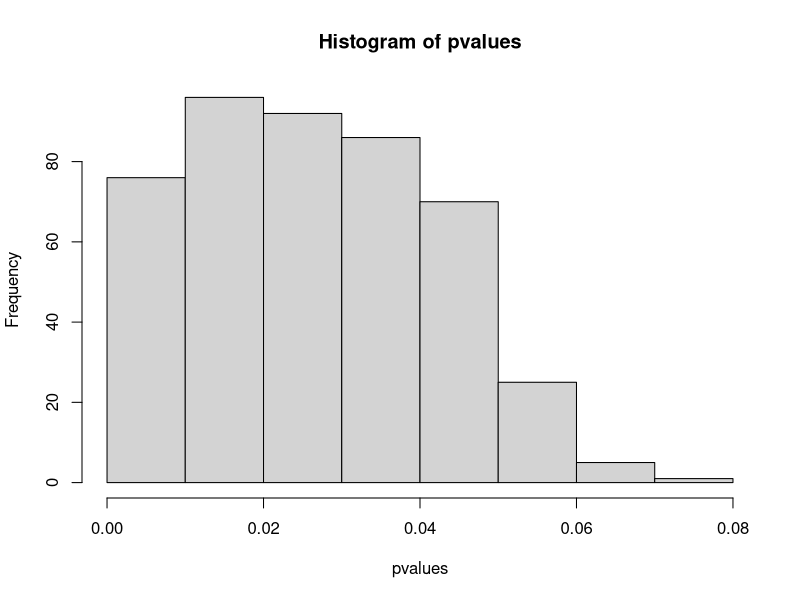

R code for this plot: (Note: this script raises an error after producing the figure.)
# Q2

# Q2a

generate_data <- function(n, p) {
  covariates <- matrix(data = rnorm(n = (n * p), mean = 0, sd = 1), nrow = n, ncol = p)
  responses <- as.vector(rnorm(n = n, mean = 0, sd = 1))
  return(list(covariates = covariates, responses = responses))
}

# Q2b

model_select <- function(covariates, responses, cutoff) {
  reg_m <- lm(responses ~ covariates)
  p_values <- summary(reg_m)$coefficients[, "Pr(>|t|)"][-1]
  index_p <- which(p_values <= cutoff)
  if (length(index_p) == 0){
    return(vector())
  } else {
    new_reg <- lm(responses ~ covariates[, index_p])
    return(summary(new_reg)$coefficients[, "Pr(>|t|)"][-1])
  }
}

# Q2c

run_simulation <- function(n_trials, n, p, cutoff) {
  pvalues <- vector()
  for (i in 1:n_trials) {
    res <- generate_data(n, p)
    covariates <- res$covariates
    responses <- res$responses
    pvals <- model_select(covariates, responses, cutoff)
    pvalues <- c(pvalues, pvals)
  }
  hist(pvalues)
}

run_simulation(n_trials = 1000, n = 1000, p = 10, c = 0.05)
run_simulation(n_trials = 1000, n <- c(100, 1000, 10000), p <- c(10, 20, 50), cutoff = 0.05)